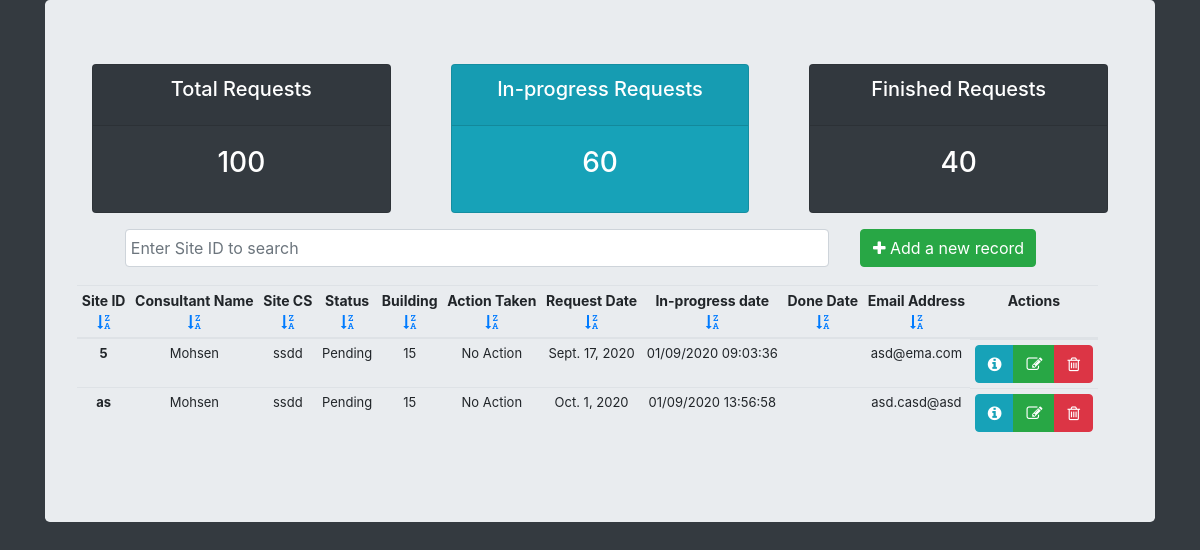
Before: /roapp/search/ (signed in) with the older database file.
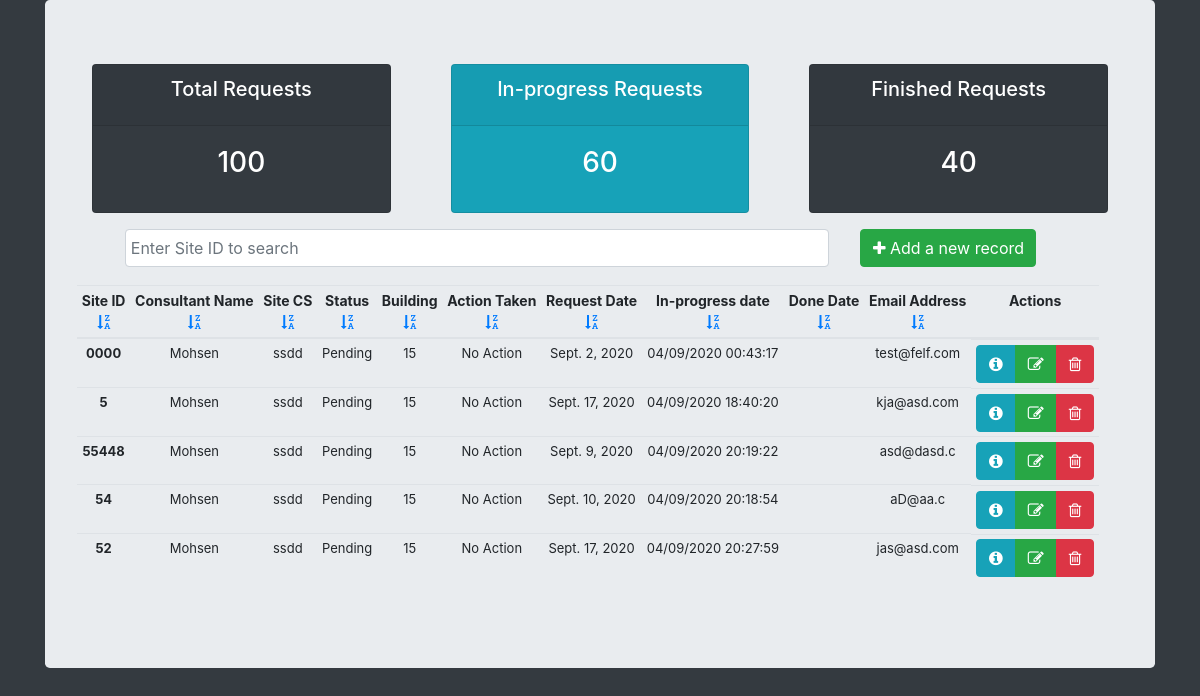
After: the same page with the newer database file.
### ro_app/models.py (models this page shows, shortened)
class SiteData(models.Model):
    site_id = models.CharField(max_length=256)
    consultant_name = models.ForeignKey(ConsVals,on_delete=models.DO_NOTHING, default='')
    requester_dept = models.ForeignKey(ReqVals,on_delete=models.DO_NOTHING, default='')
    status = models.ForeignKey(StatVals,on_delete=models.DO_NOTHING, default='')
    site_case = models.ForeignKey(SiteVals,on_delete=models.DO_NOTHING, default='')
    building = models.ForeignKey(BuilVals,on_delete=models.DO_NOTHING, default='')
    action_taken = models.ForeignKey(ActVals,on_delete=models.DO_NOTHING, default='')
    star_site = models.ForeignKey(StarVals,on_delete=models.DO_NOTHING, default='')
    remarks = models.CharField(max_length=256, default='')
    mail_name = models.CharField(max_length=256, default='')
    project_name = models.CharField(max_length=256, default='')
    max_rating_in = models.CharField(max_length=256, default='')
    consultant_recommendations = models.CharField(max_length=256, default='')
    new_requirement = models.TextField(default='')
    request_date = models.DateField(default=datetime.today().strftime('%Y-%m-%d'))
    last_visit = models.DateField(default=datetime.today().strftime('%Y-%m-%d'))
    feedback = models.DateField(default=datetime.today().strftime('%Y-%m-%d'))
    max_rating_per = models.FloatField(max_length=256, default='0.1')
    updated_at = models.DateTimeField(auto_now=True)
    in_progress_date = models.CharField(max_length=256, blank=True)
    done_date = models.CharField(max_length=256, blank=True)
    email_address = models.CharField(max_length=256, default='')
    staff_id = models.CharField(max_length=256, default='')
    area = models.CharField(max_length=256, default='')
    rt_gf = models.CharField(max_length=256, default='')
    str_type = models.CharField(max_length=256, default='')
    height = models.CharField(max_length=256, default='')

class ConsVals(models.Model):
    consultant_name = models.CharField(max_length=256, blank=True)
    def __str__(self):
        return self.consultant_name

class SiteVals(models.Model):
    site_case = models.CharField(max_length=256, blank=True)
    def __str__(self):
        return self.site_case

class StatVals(models.Model):
    status = models.CharField(max_length=256, blank=True)
    def __str__(self):
        return self.status

class BuilVals(models.Model):
    building = models.CharField(max_length=256, blank=True)
    def __str__(self):
        return self.building

class ActVals(models.Model):
    action_taken = models.CharField(max_length=256, blank=True)
    def __str__(self):
        return self.action_taken

### ro_app/views.py (the view, shortened to what this page needs)
# urls.py: path('search/', views.civil_view, name= 'search'),
@login_required
def civil_view(request, pk = None):
    if '/roapp/search/' in request.path:
        search_data = SiteData.objects.all()
        context= {'all_search_results': search_data}
        return render(request, "ro_app/civil_main.html", context)

### ro_app/templates/ro_app/civil_main.html (shortened to what the changed rows need)
<!DOCTYPE html>
{% load static %}
<html lang="en">
<head>
    <link rel="stylesheet" href="https://stackpath.bootstrapcdn.com/bootstrap/4.5.2/css/bootstrap.min.css">
    <link rel="stylesheet" href="https://cdnjs.cloudflare.com/ajax/libs/font-awesome/4.7.0/css/font-awesome.min.css">
    <link rel="stylesheet" href="{% static 'css/tables.css' %}">
    <link rel="stylesheet" href="https://code.jquery.com/ui/1.12.1/themes/base/jquery-ui.css">
    <link rel="stylesheet" href="https://cdnjs.cloudflare.com/ajax/libs/animate.css/4.0.0/animate.min.css">
    <link rel="stylesheet" href="https://cdnjs.cloudflare.com/ajax/libs/toastr.js/latest/toastr.min.css">
</head>
<body class="bg-dark" onload="animateValue('value', 0, 100, 1000); animateValue('value2', 0, 60, 1000);animateValue('value3', 0, 40, 1000)">
{% if '/roapp/search/' in request.path or 'success' in request.path%}
    <div class="container">
        <div class="jumbotron">
            {% endif %}
            {% if '/roapp/search/' in request.path%}
                <table>
                    <tr>
                        <th id="elementId"></th>
                    </tr>
                </table>
                <div class="table-responsive">
                    <div class="table-wrapper" >
                        <table  class="table table-hover table-sm" id="myTable" >
                            <thead>
                                <tr id="wrapper" class="text-center">
                                    <th scope="col" >Site ID <br><a  class="fa fa-sort-alpha-desc" onclick="sortTable(0)"></a></th>
                                    <th scope="col">Consultant Name<br><a class="fa fa-sort-alpha-desc" onclick="sortTable(1)"></a></th>
                                    <th scope="col">Site CS<br><a class="fa fa-sort-alpha-desc" onclick="sortTable(2)"> </a></th>
                                    <th scope="col">Status<br><a class="fa fa-sort-alpha-desc" onclick="sortTable(3)"> </a></th>
                                    <th scope="col">Building<br><a class="fa fa-sort-alpha-desc" onclick="sortTable(4)"> </a></th>
                                    <th scope="col">Action Taken<br><a class="fa fa-sort-alpha-desc" onclick="sortTable(5)"> </a></th>
                                    <th scope="col">Request Date<br><a class="fa fa-sort-alpha-desc" onclick="sortTable(6)"> </a></th>
                                    <th scope="col">In-progress date<br><a class="fa fa-sort-alpha-desc" onclick="sortTable(7)" > </a></th>
                                    <th scope="col">Done Date<br><a class="fa fa-sort-alpha-desc" onclick="sortTable(8)"> </a></th>
                                    <th scope="col">Email Address<br><a class="fa fa-sort-alpha-desc" onclick="sortTable(9)"> </a></th>
                                    <th scope="col">Actions<br><br></th>
                                </tr>
                            </thead>
                            <tbody >
                                {% for result in all_search_results %}
                                    <tr class="text-center">
                                        <td > <strong> {{ result.site_id }} </strong> </td>
                                        <td> {{ result.consultant_name }} </td>
                                        <td> {{ result.site_case }} </td>
                                        <td> {{ result.status }} </td>
                                        <td> {{ result.building }} </td>
                                        <td> {{ result.action_taken }} </td>
                                        <td> {{ result.request_date }} </td>
                                        <td> {{ result.in_progress_date }} </td>
                                        <td> {{ result.done_date }} </td>
                                        <td> {{ result.email_address }} </td>
                                        <td class="btn-group">
                                            <a class="btn  btn-info" onclick="modalDetailor(this.id);"data-url="{% url 'detail' pk=result.pk %}" id="detailbutton{{result.pk}}"><i class="fa fa-info-circle" title="Record info"  aria-hidden="true"></i></a>
                                            <a class="btn btn-success" onclick="modalEditor(this.id);"data-url="{% url 'site_edit' pk=result.pk %}" id="editbutton{{result.pk}}"><i class="fa fa-pencil-square-o" title="Edit Record" aria-hidden="true"></i></a>
                                            <a class="btn  btn-danger" onclick="modalRemover(this.id);"data-url="{% url 'site_remove' pk=result.pk %}" id="deletebutton{{result.pk}}"><i class="fa fa-trash-o" title="Delete Record"  aria-hidden="true"></i></a>
                                        </td>
                                    </tr>
                                {% endfor %}
                            </tbody>
                        </table>
                    </div>
                </div>
        </div>
    </div>
    {% endif %}
</body>
</html>

Changed rows visible on the page:
removed SiteData: site_id "5", consultant_name "Mohsen", site_case "ssdd", status "Pending", building "15", action_taken "No Action", request_date "Sept. 17, 2020", in_progress_date "01/09/2020 09:03:36", email_address "asd@ema.com"
removed SiteData: site_id "as", consultant_name "Mohsen", site_case "ssdd", status "Pending", building "15", action_taken "No Action", request_date "Oct. 1, 2020", in_progress_date "01/09/2020 13:56:58", email_address "asd.casd@asd"
added SiteData: site_id "0000", consultant_name "Mohsen", site_case "ssdd", status "Pending", building "15", action_taken "No Action", request_date "Sept. 2, 2020", in_progress_date "04/09/2020 00:43:17", email_address "test@felf.com"
added SiteData: site_id "5", consultant_name "Mohsen", site_case "ssdd", status "Pending", building "15", action_taken "No Action", request_date "Sept. 17, 2020", in_progress_date "04/09/2020 18:40:20", email_address "kja@asd.com"
added SiteData: site_id "55448", consultant_name "Mohsen", site_case "ssdd", status "Pending", building "15", action_taken "No Action", request_date "Sept. 9, 2020", in_progress_date "04/09/2020 20:19:22", email_address "asd@dasd.c"
added SiteData: site_id "54", consultant_name "Mohsen", site_case "ssdd", status "Pending", building "15", action_taken "No Action", request_date "Sept. 10, 2020", in_progress_date "04/09/2020 20:18:54", email_address "aD@aa.c"
added SiteData: site_id "52", consultant_name "Mohsen", site_case "ssdd", status "Pending", building "15", action_taken "No Action", request_date "Sept. 17, 2020", in_progress_date "04/09/2020 20:27:59", email_address "jas@asd.com"
